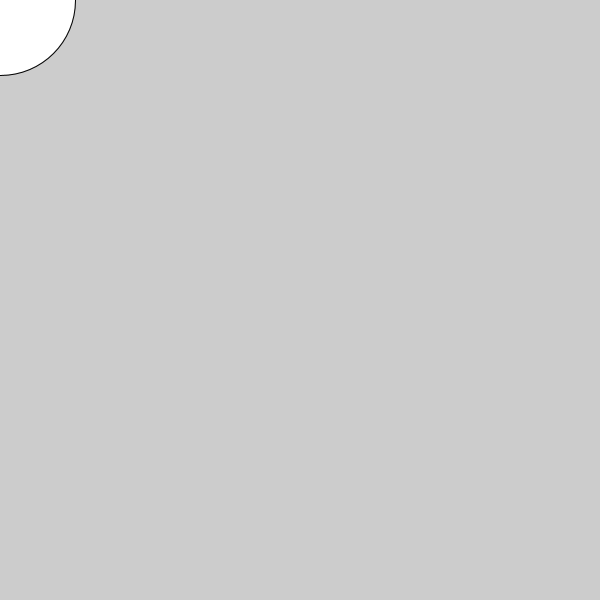
Frame 1 (no input)
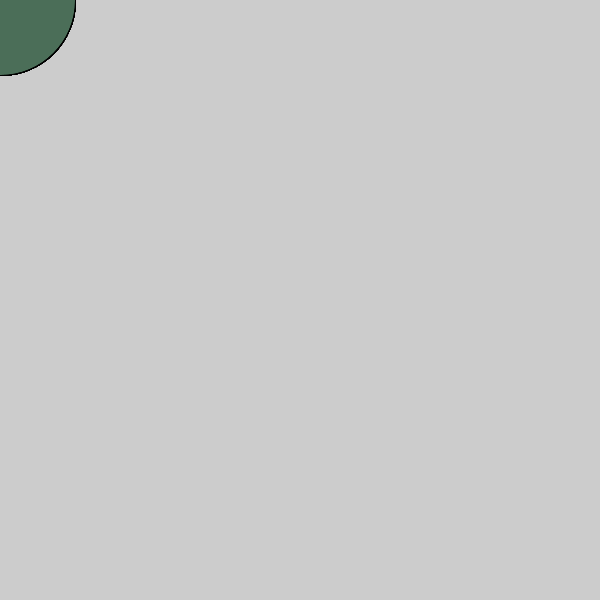
Frame 60 (the mouse pressed at the canvas centre just before this capture)
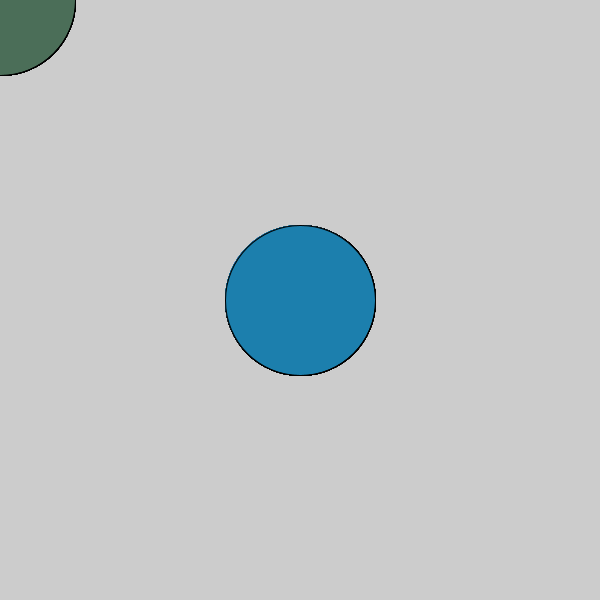
Frame 120 (the mouse held since frame 60 and released just before this capture)

The Processing sketch that drew these frames (run headless with seeded random() and noise(); from frame 60 on, the mouse is pressed at the canvas centre):

// Processing sketch: c_LogicalDot
// ── c_LogicalDot.pde

void setup() {
  
// 1. Set the size of the sketch. Make it 600 pixels square. 
size(600, 600);
}

void draw() {
    //background(#00FF00);
ellipse(mouseX, mouseY, 150, 150);
// 2. Draw an ellipse
// Run the program to make sure it works before moving on.


// 3. Change the color of the ellipse when the mouse is pressed.
//    Use the following code, but put your colors where indicated
//    Remember to use the   fill()  command to set colors.

if (mousePressed) {
 fill(#1c7fad);
   //  put one color here 
  
} else {
  fill(#4b6e58);
   // put a different color here
  
}  
  
  
  
}
